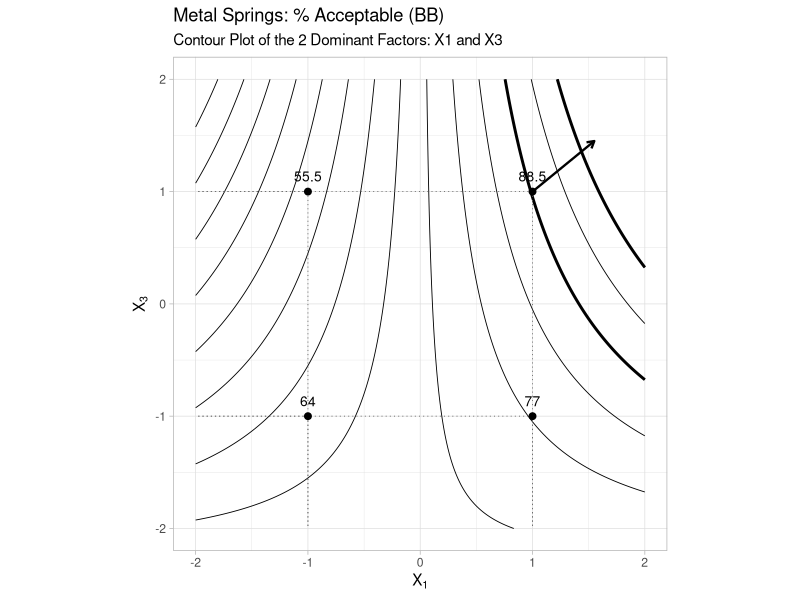

Generate this figure with R:
## ---- chunk 1
#| label: fig-pri-59a-contour
#| fig-cap: "DOE contour plot for the defective springs data"
#| code-fold: true
#| message: false
library(tidyverse)

contour_grid <- expand_grid(x1 = seq(-2, 2, 0.02), x3 = seq(-2, 2, 0.02)) |>
  mutate(y = 73.75 + 11.5 * x1 + 5 * x1 * x3)

corners <- tibble(x1 = c(-1, 1, -1, 1), x3 = c(-1, -1, 1, 1), avg = c(64, 77, 55.5, 88.5))

ggplot(contour_grid, aes(x1, x3, z = y)) +
  geom_contour(breaks = seq(0, 100, 5), color = "black", linewidth = 0.3) +
  geom_contour(breaks = c(90, 100), color = "black", linewidth = 1) +
  geom_segment(
    data = corners, aes(x = x1, xend = x1, y = x3, yend = -2, z = NULL),
    linetype = "dotted", color = "grey40", linewidth = 0.3
  ) +
  geom_segment(
    data = corners, aes(x = x1, xend = -2, y = x3, yend = x3, z = NULL),
    linetype = "dotted", color = "grey40", linewidth = 0.3
  ) +
  geom_point(data = corners, aes(x1, x3, z = NULL), size = 2) +
  geom_text(data = corners, aes(x1, x3, label = avg, z = NULL), vjust = -1, size = 3.5) +
  annotate("segment",
    x = 1, y = 1, xend = 1.55, yend = 1.45,
    arrow = arrow(length = unit(0.2, "cm")), linewidth = 0.8
  ) +
  coord_equal(xlim = c(-2, 2), ylim = c(-2, 2)) +
  labs(
    title = "Metal Springs: % Acceptable (BB)",
    subtitle = "Contour Plot of the 2 Dominant Factors: X1 and X3",
    x = expression(X[1]), y = expression(X[3])
  ) +
  theme_light()
